Frame 1 (no input): blank canvas, image omitted
Frame 60 (no input): blank canvas, image omitted
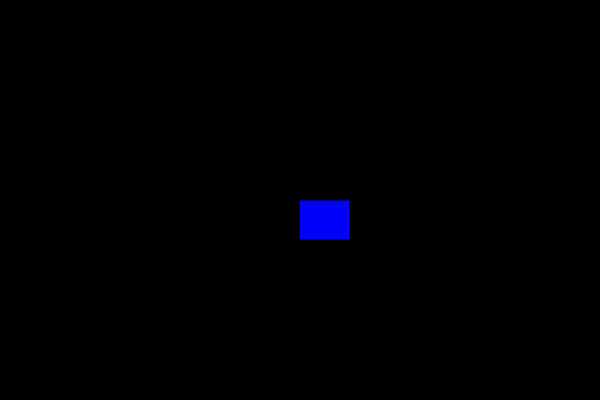
Frame 120 (the mouse pressed at the canvas centre since frame 60)

The p5.js sketch whose frames 1 and 60 were blank and that drew this single picture after the mouse press (run headless with seeded random() and noise() and a simulated clock; from frame 60 on, the mouse is pressed at the canvas centre):

// p5.js sketch
// ── sketch.js
function setup() {
  createCanvas(600, 400);
  background("black")
}

function draw() {
 stroke("black")
fill("blue")
  
  
if(mouseIsPressed){ 
rect(mouseX,mouseY, 50, 40)
}
}
